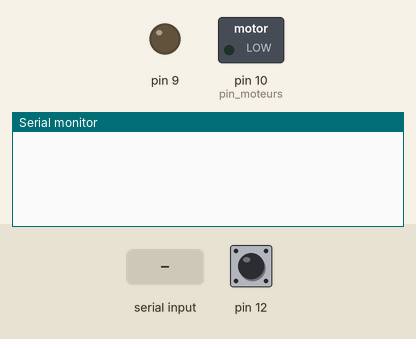
The sketch below on a simulated Arduino Uno, built with avr-gcc and run on an emulated ATmega328P. On the bench: switched loads named in the sketch (green lamp = pin HIGH), output pins drawn as LEDs (lit = HIGH), the last lines printed to the serial monitor. Inputs (shaded band) come from the test bench; at power-on: pin 12 HIGH.

Above: at 1.2 s.
1.3 s: "30,150\n" received over Serial
At 2.9 s:
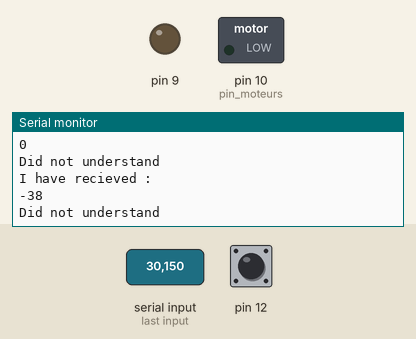
3.2 s: "2\n" received over Serial
At 3.39 s:
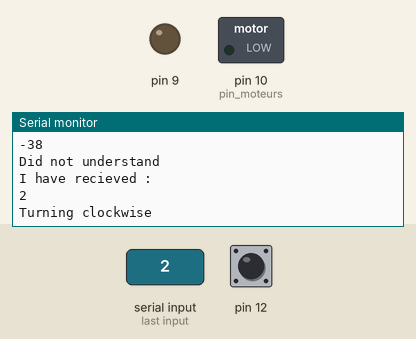
Timing chart, 0 to 6.2 s (numbered marks = the images above; inputs shaded):
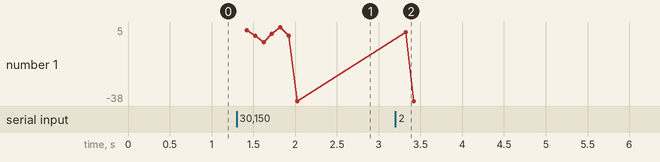

The sketch:

direct_current_motor.ino
```cpp
int incomingBytes=0;


void setup() {
 pinMode(10,OUTPUT); // pin moteurs
 pinMode(9,OUTPUT);
 Serial.begin(9600);
 pinMode(13,INPUT);
 pinMode(12,INPUT);
}

void loop() {
  if(digitalRead(12)==LOW){ // if click, then stop
      analogWrite(9,0);
      analogWrite(10,0);
      Serial.println("Abording...");
  }
}

void serialEvent(){
    analogWrite(9,0);
    analogWrite(10,0);
    delay(100);
    incomingBytes = Serial.read()-'0'; //-0 to read as numbers (no bs convertion needed)
    Serial.println("I have recieved : ");
    Serial.println(incomingBytes);

    if(incomingBytes == 1){
      Serial.println("Turning counter clockwise"); //if 1, turn
      analogWrite(9,255);
      analogWrite(10,0);
    }

    else if (incomingBytes==2){ // if 2 turn other way
      Serial.println("Turning clockwise");
      analogWrite(9,0);
      analogWrite(10,255);
    }

    else { //abord
      Serial.println("Did not understand");
      analogWrite(9,0);
      analogWrite(10,0);
    }
}
```

Measured:
- after the input at 1.3 s, the serial monitor: prints a new line after 0.10 s (image 1)
- after the input at 3.2 s, the serial monitor: prints a new line after 0.12 s (image 2)
